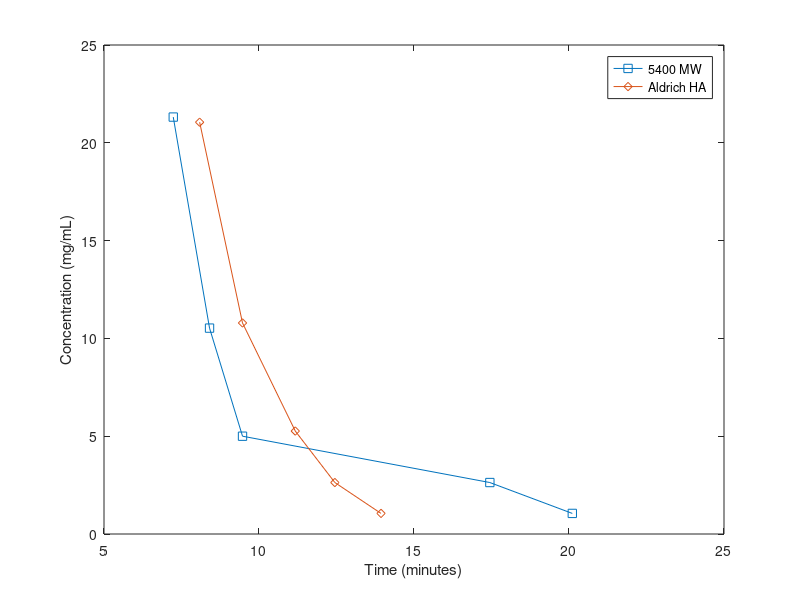

The MATLAB script that drew this image:
% Adaptation of "Sample Figure with Note" from TTU Thesis Guide.
clear all
close all

x5400 = [21, 32, 42, 117, 142]; % mm
y5400 = [81, 40, 19, 10, 4]; % mm

xaldrich = [29, 42, 58, 70, 84]; % mm
yaldrich = [80, 41, 20, 10, 4]; % mm

xscale = 5/47; % minutes/mm
yscale = 5/19; % (mg/mL)/mm

plot(5+x5400*xscale,y5400*yscale,'s-',...
    5+xaldrich*xscale,yaldrich*yscale,'d-');
xlabel('Time (minutes)')
ylabel('Concentration (mg/mL)');
legend('5400 MW','Aldrich HA');
axis([5 25 0 25]);
